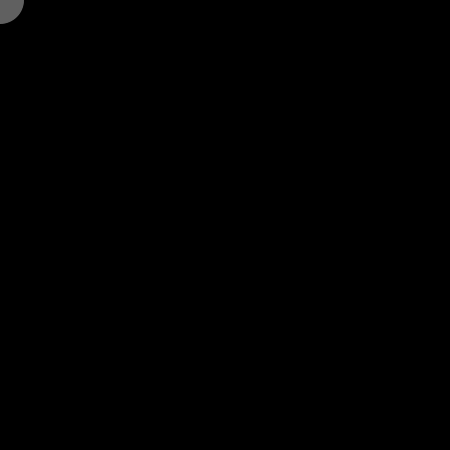
Frame 1 (no input)
Frame 60 (the mouse pressed at the canvas centre just before this capture): identical to frame 1, image omitted
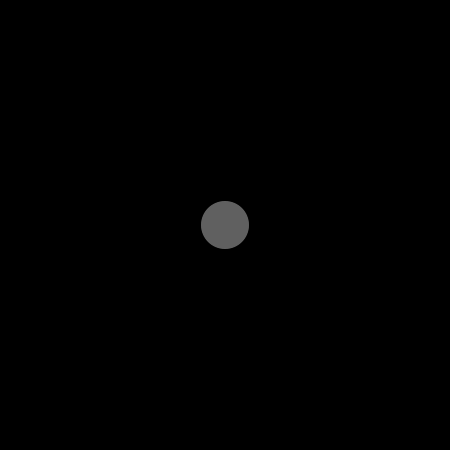
Frame 120 (the mouse held since frame 60 and released just before this capture)

The Processing sketch that drew these frames (run headless with seeded random() and noise(); from frame 60 on, the mouse is pressed at the canvas centre):

// Processing sketch: processing_48961
// ── processing_48961.pde

float[] x = new float[50]; 
float[] y = new float[50]; 

void setup() { 
  size(450,450); 
  smooth(); 
  noStroke(); 
  
  // reset all the numbers in both arrays
  for(int i = 0; i<x.length; i++) {
    x[i] = 0;
    y[i] = 0; 
  }
  
}
void draw() { 
  
  background(0); 
  
  // now iterate 0 to the 2nd last item in the array
  for(int i = 0; i<x.length-1; i++) {
    // and shift all the values down one item
    x[i] = x[i+1];
    y[i] = y[i+1]; 
    
    // set the fill colour to be darker the 
    // lower its index in the array
    fill(i*2);
    // and draw the circle at the position
    ellipse(x[i], y[i], i, i); 
    
  }
  
  // set the last items in the array to match the mouse position
  x[x.length-1] = mouseX; 
  y[y.length-1] = mouseY;
  
}
